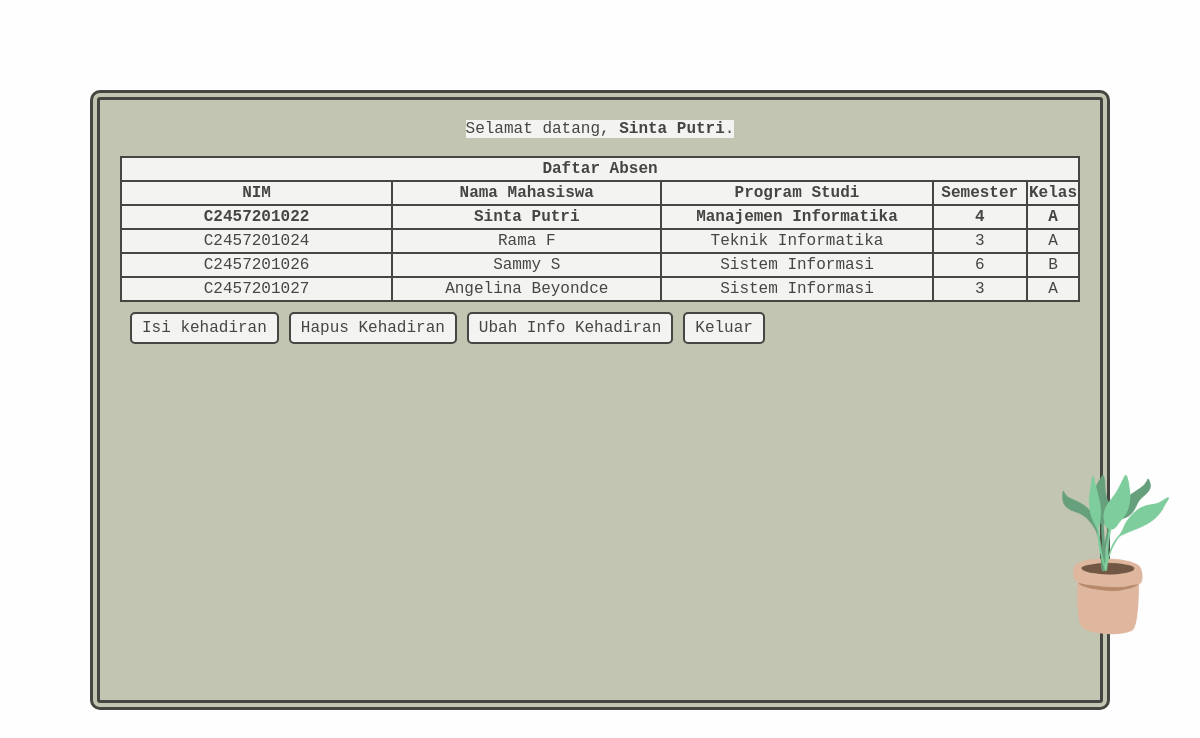
The page /v2/tmahasiswa/mahasiswa-table.php (signed in) on the database its author committed.
### tables this page shows
CREATE TABLE IF NOT EXISTS `absen_mahasiswa` (
  `nim` varchar(20) NOT NULL,
  `password` varchar(20) NOT NULL,
  `nama` varchar(50) NOT NULL,
  `prodi` varchar(50) NOT NULL,
  `semester` int(2) NOT NULL,
  `kelas` text NOT NULL,
  `kehadiran` int(1) NOT NULL,
  PRIMARY KEY (`nim`)
);

### v2/tmahasiswa/mahasiswa-table.php (the view, shortened to what this page needs)
<?php
include_once('../config_table.php');
$nim = $_SESSION['nim'];
$result = mysqli_query ($mysqli, "select * from absen_mahasiswa where kehadiran = 0 order by nim asc");
?>
<!DOCTYPE html>
<html>
  <head>
   <link rel="stylesheet" href="mahasiswa-table-style.css">
  </head>
  <body>
    <div id="main">
      <?php
        echo "<span id='greeting'>Selamat datang, <b>".$_SESSION['nama']."</b>.</span><br><br>";
      ?>
      <img src="plant3.png">
      <table>
        <tr>
          <th colspan="5">
            Daftar Absen
          </th>
        </tr>
        <tr>
          <th>NIM</th>
          <th>Nama Mahasiswa</th>
          <th>Program Studi</th>
          <th>Semester</th>
          <th>Kelas</th>
        </tr>
        <tr>
          <?php
           while ($user_data = mysqli_fetch_array($result)) {
            echo "<tr>";
            if ($nim === $user_data['nim']) {
              echo "<td><b>".$user_data['nim']."</b></td>";
            }
            else {
              echo "<td>".$user_data['nim']."</td>";
            }
           if ($nim === $user_data['nim']) {
              echo "<td><b>".$user_data['nama']."</b></td>";
            }
            else {
              echo "<td>".$user_data['nama']."</td>";
            }
           if ($nim === $user_data['nim']) {
              echo "<td><b>".$user_data['prodi']."</b></td>";
            }
            else {
              echo "<td>".$user_data['prodi']."</td>";
            }
           if ($nim === $user_data['nim']) {
              echo "<td><b>".$user_data['semester']."</b></td>";
            }
            else {
              echo "<td>".$user_data['semester']."</td>";
            }
           if ($nim === $user_data['nim']) {
              echo "<td><b>".$user_data['kelas']."</b></td>";
            }
            else {
              echo "<td>".$user_data['kelas']."</td>";
            }
            echo "</tr>";
           }
          ?>
        </tr>
      </table>
      <div class='nav'>
      <a class='button-style' href='add-cell.php'>Isi kehadiran</a>
      <a class='button-style' href='del-cell.php'>Hapus Kehadiran</a>
      <a class='button-style' href='edit-cell.php'>Ubah Info Kehadiran</a>
      <a class='button-style' href='../exit.php'>Keluar</a>
      </div>
    </div>
  </body>
</html>

### v2/tmahasiswa/mahasiswa-table-style.css (style rules this page uses)
* { font-family: 'Courier New', Courier, monospace; }
html, body { font-family: 'Courier New', Courier, monospace; margin: 0; padding: 0; height: 100%; }
html { margin: 0; padding: 0; }
a { color: rgb(69, 70, 65); text-decoration: none; }
body { background-image: url(../bg.jpg); background-color: rgba(255, 253, 253, 0.518); background-blend-mode: lighten; background-size: 200px 150px; background-repeat: repeat; display: flex; justify-content: center; align-items: center; }
table { color: rgb(69, 70, 65); background-color: rgb(243, 244, 242); text-align: center; width: 100%; border: 2px solid rgb(69, 70, 65); border-collapse: collapse; }
th,td { color: rgb(69, 70, 65); background-color: rgb(243, 244, 242); text-align: center; width: 30%; padding: 2px 1px; border: 2px solid rgb(69, 70, 65); border-collapse: collapse; }
img { height: 200px; width: auto; position: absolute; margin-left: 34vw; margin-top: 37vh; }
#main { background-color: rgb(193, 197, 177); border: double rgb(69, 70, 65) 10px; border-radius: 10px; height: 70vh; width: 80vw; padding: 20px ; text-align: center; align-items: center; justify-content: center; }
#greeting { color: rgb(69, 70, 65); background-color: rgb(243, 244, 242); }
.nav { display: flex; flex-direction: row; }
.button-style { background-color: rgb(243, 244, 242); border: 2px solid rgb(69, 70, 65); border-radius: 5px; margin-top: 10px; margin-left: 10px; padding: 5px 10px; transition: 0.5s; }

### rows shown on the page
absen_mahasiswa: nim "C2457201022", nama "Sinta Putri", prodi "Manajemen Informatika", semester "4", kelas "A"
absen_mahasiswa: nim "C2457201024", nama "Rama F", prodi "Teknik Informatika", semester "3", kelas "A"
absen_mahasiswa: nim "C2457201026", nama "Sammy S", prodi "Sistem Informasi", semester "6", kelas "B"
absen_mahasiswa: nim "C2457201027", nama "Angelina Beyondce", prodi "Sistem Informasi", semester "3", kelas "A"

### other values the page prints
$_SESSION['nama'] "Sinta Putri"
